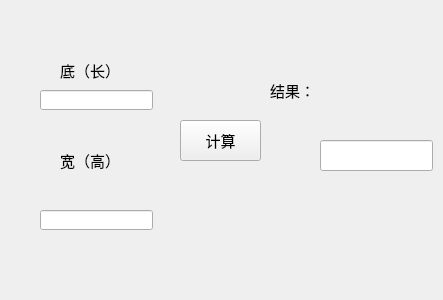
<?xml version="1.0" encoding="UTF-8"?>
<ui version="4.0">
 <class>Form</class>
 <widget class="QWidget" name="Form">
  <property name="geometry">
   <rect>
    <x>0</x>
    <y>0</y>
    <width>443</width>
    <height>300</height>
   </rect>
  </property>
  <property name="windowTitle">
   <string>矩形计算</string>
  </property>
  <widget class="QLabel" name="label">
   <property name="geometry">
    <rect>
     <x>60</x>
     <y>50</y>
     <width>71</width>
     <height>41</height>
    </rect>
   </property>
   <property name="font">
    <font>
     <pointsize>11</pointsize>
    </font>
   </property>
   <property name="text">
    <string>底（长）</string>
   </property>
  </widget>
  <widget class="QLabel" name="label_2">
   <property name="geometry">
    <rect>
     <x>60</x>
     <y>140</y>
     <width>61</width>
     <height>41</height>
    </rect>
   </property>
   <property name="font">
    <font>
     <pointsize>11</pointsize>
    </font>
   </property>
   <property name="text">
    <string>宽（高）</string>
   </property>
  </widget>
  <widget class="QLineEdit" name="a">
   <property name="geometry">
    <rect>
     <x>40</x>
     <y>90</y>
     <width>113</width>
     <height>20</height>
    </rect>
   </property>
  </widget>
  <widget class="QLineEdit" name="h">
   <property name="geometry">
    <rect>
     <x>40</x>
     <y>210</y>
     <width>113</width>
     <height>20</height>
    </rect>
   </property>
  </widget>
  <widget class="QPushButton" name="start">
   <property name="geometry">
    <rect>
     <x>180</x>
     <y>120</y>
     <width>81</width>
     <height>41</height>
    </rect>
   </property>
   <property name="font">
    <font>
     <pointsize>11</pointsize>
    </font>
   </property>
   <property name="text">
    <string>计算</string>
   </property>
  </widget>
  <widget class="QLabel" name="label_3">
   <property name="geometry">
    <rect>
     <x>270</x>
     <y>80</y>
     <width>54</width>
     <height>21</height>
    </rect>
   </property>
   <property name="font">
    <font>
     <pointsize>11</pointsize>
    </font>
   </property>
   <property name="text">
    <string>结果：</string>
   </property>
  </widget>
  <widget class="QLineEdit" name="sjx">
   <property name="geometry">
    <rect>
     <x>320</x>
     <y>140</y>
     <width>113</width>
     <height>31</height>
    </rect>
   </property>
   <property name="font">
    <font>
     <pointsize>10</pointsize>
    </font>
   </property>
  </widget>
 </widget>
 <resources/>
 <connections/>
</ui>
